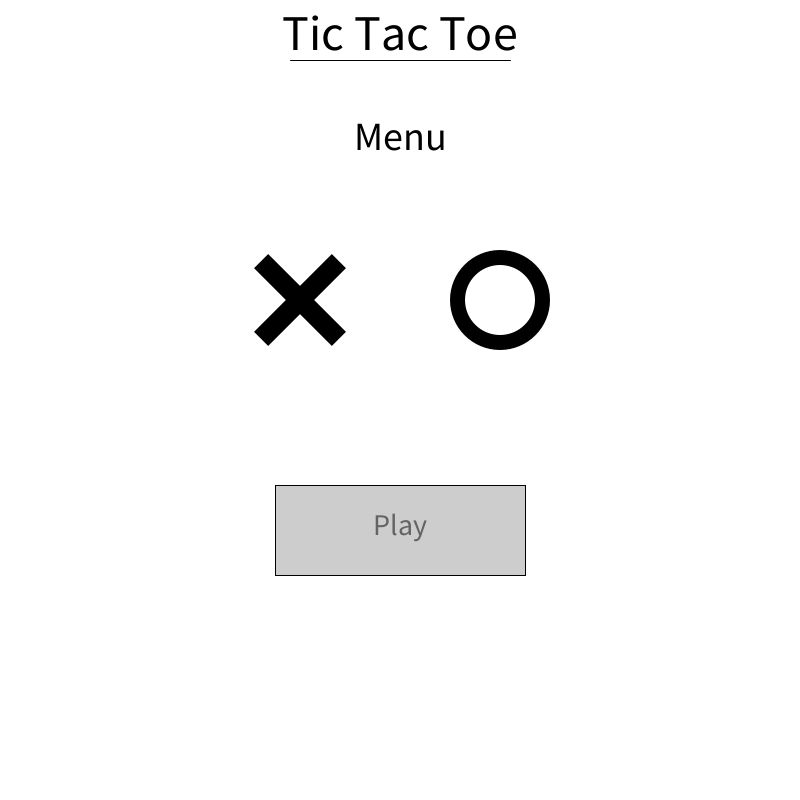
Frame 1 (no input)
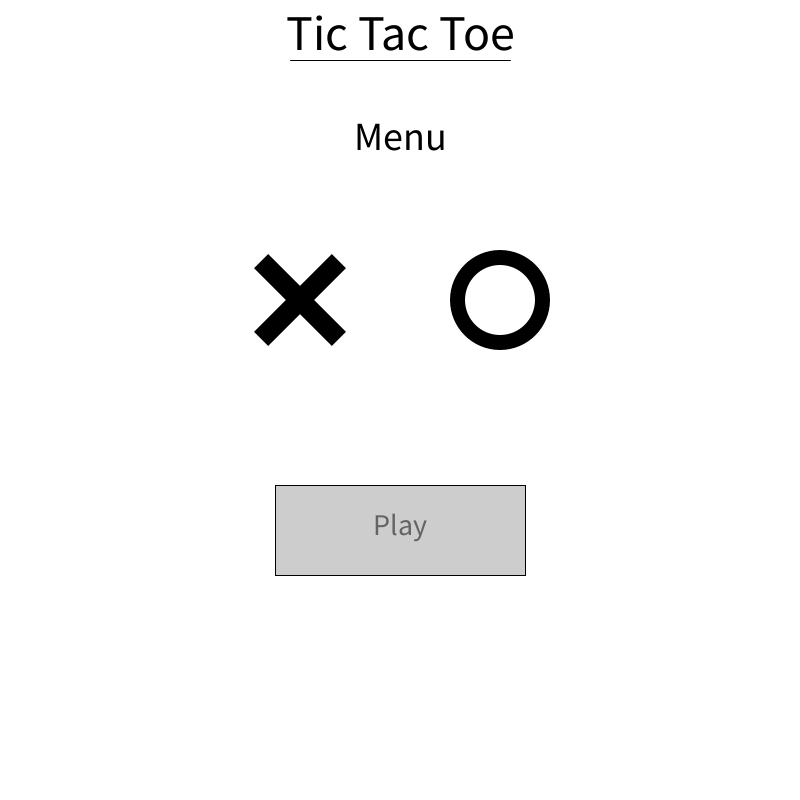
Frame 60 (the mouse pressed at the canvas centre just before this capture)
Frame 120 (the mouse held since frame 60 and released just before this capture): identical to frame 60, image omitted

The Processing sketch that drew these frames (run headless with seeded random() and noise(); from frame 60 on, the mouse is pressed at the canvas centre):

// Processing sketch: game_tic_tac_toe
// ── game_tic_tac_toe.pde
//Game Lines
float[] xl;
float[] yl;

//Game Space Positions
float[] xc;
float[] yc;

//available Spaces: 0=empty,1=cross,2=circle
float[] available;

//Button Array, for placements
ArrayList<button> But;

//Menu Start Button
Sbutton Start;

//PLAY AGAIN BUTTON
Sbutton Again;



// Which turn
int turn;

// Who wins
int win;
boolean someoneWon;
boolean gameIsTied;

// Radius
float R;

// Scores of players
int score1, score2;

int k;
int j;

// Text Locations
int player1Text, player2Text;


// Board Data




void setup() {
  size(800, 800);

  // Initialize:
  turn = 0;
  win = 0;
  R = 30;
  score1 = 0;
  score2 = 0;

  someoneWon = false;
  gameIsTied = false;



  available = new float[9];

  xl = new float[4];
  yl = new float[4];

  xc = new float[3];
  yc = new float[3];

  // Initialize buttons
  But = new ArrayList<button>();

  // Initialize buttons
  Start = new Sbutton(width/2, (height/2)+130, 250, 90, "Play", 30, 6, 5);
  Again = new Sbutton(width/2, (height/2)+130, 250, 90, "Play Again", 30, 50, 10);

  //SETUP LINES
  for (int i = 0; i<4; i++) {
    xl[i] = i*(width)/(4) + width/8;
    yl[i] = i*(width)/(4) + width/8;
  }
  //SETUP SPACE POSITIONS
  for (int i = 0; i<3; i++) {
    xc[i] = (width/8)*(2*i+2);
    yc[i] = (width/8)*(2*i+2);
  }
  // SETUP available
  for (int i = 0; i<9; i++) available[i]= 0; // Initially, all cells are empty

  // SETUP BUTTON
  for (int k = 0; k < 3; k++) {
    for (int j = 0; j<3; j++) {
      But.add(new button(xc[k], yc[j], 40)); // add buttons for playability
    }
  }
}

void draw() {
  background(255);

  //MENU (TURN = 0)
  if (turn == 0) displayMenu();

  // GAME ( TURN 1 OR 2)
  if (turn != 0) {

    displayBoard(); // Displayer Board of Game
    displayScore(); // Displays scoreboard, players, and turns
    displayCrossesAndCircles(); // displays Xs and Os once played.
    checkButtonPresses(); // Checks if someone presses a button, activates cell, changes turn
    
    
    // If someone has no won yet, did someone win?
    if (win == 0) {
      if (checkIfWin(1)) {
        win = 1; // Player 1 won
        score1++;
        someoneWon = true;
      }
      if (checkIfWin(2)) {
        win = 2; // Player 2 won
        score2++;
        someoneWon = true;
      }
    }

    // When a player has won, display who wins, winning line:
    if (someoneWon) {
      // Display text above
      displayWinner(win);

      // Display Winning Line depending on who wins (3 in a row)
      if (win == 1) displayWinningLine(1);
      if (win == 2) displayWinningLine(2);
    }


    if (checkIfTied()) {
      gameIsTied = true;
      displayTie();
    }

    // If Game has ended, Ask to play again:
    if (someoneWon || gameIsTied) {
      playAgain();
    }
  }
}



// Displays initial menu
void displayMenu() {
  fill(0);

  // Tic Tac Toe
  stroke(2);
  textAlign(CENTER);
  textSize(50);
  text("Tic Tac Toe", width/2, 50);

  // Underline
  stroke(1);
  line(width/2-110, 60, width/2+110, 60);

  // Menu
  stroke(2);
  textAlign(CENTER);
  textSize(40);
  text("Menu", width/2, 150);

  // Button
  Start.display();
  if (Start.pressed()) turn = 1; // Start game if pressed

  //XO MENU
  // Display X
  int Xlength = 110; // length of one of the X lines
  int Xwidth = 20; // width of one of the x lines
  fill(0);
  noStroke();
  pushMatrix();
  translate(width*3/8, height*3/8);
  //ellipse(0, 0, 20, 20);
  rectMode(CENTER);
  rotate(45*PI/180);
  rect(0, 0, Xwidth, Xlength);
  rotate(90*PI/180);
  rect(0, 0, Xwidth, Xlength);
  popMatrix();

  // Display O
  int outerCircleRadius = 100;
  int circleWidth = 30;
  int innerCircleRadius = outerCircleRadius - circleWidth;
  fill(0);
  noStroke();
  pushMatrix();
  translate(width*5/8, height*3/8);
  ellipse(0, 0, outerCircleRadius, outerCircleRadius);
  fill(255);
  ellipse(0, 0, innerCircleRadius, innerCircleRadius);
  popMatrix();
}

// Display Score, Player, Player Turns
void displayScore() {
  int playerHeight = height-75;
  int scoreHeight = height - 50;
  int scoreDistance = 100;
  int mid = width/2;

  //Player Text
  textSize(20);
  fill(0, 100);
  text("Player One", 100, playerHeight);
  text("Player Two", width-100, playerHeight);

  // Player turn (slightly darker) (w == 0 since nobody has won)
  if (turn == 1 && win == 0) {
    textSize(20);
    fill(0);
    text("Player One", 100, playerHeight);
  }
  if (turn == 2 && win == 0) {
    textSize(20);
    fill(0);
    text("Player Two", width-100, playerHeight);
  }

  // Score Text with Scores
  fill(0);
  textSize(30);
  text("Score: ", mid, scoreHeight);
  text(score1, mid - scoreDistance, scoreHeight);
  text(score2, mid + scoreDistance, scoreHeight);
}


void displayWinner(int p) {
  int textHeight = 50;
  int lineHeight = 60;
  int lineStart = width/2 - 140;
  int lineEnd = width/2 + 140;

  textSize(30);

  if (p == 1) {
    fill(255, 0, 0);
    text("PLAYER ONE WINS", width/2, textHeight);
    stroke(0);
    fill(0);
    line(lineStart, lineHeight, lineEnd, lineHeight);
  } else if (p == 2) {
    fill(255, 0, 0);
    text("PLAYER TWO WINS", width/2, textHeight);
    stroke(0);
    fill(0);
    line(lineStart, lineHeight, lineEnd, lineHeight);
  }
}


void displayTie() {
  int textHeight = 50;
  int lineHeight = 60;
  int lineStart = width/2 - 70;
  int lineEnd = width/2 + 70;
  
  fill(255, 0, 0);
  textSize(30);
  text("IT'S A TIE!", width/2, textHeight);
  stroke(0);
  fill(0);
  line(lineStart, lineHeight, lineEnd, lineHeight);
}

// Displays Board of the game
void displayBoard() {
  //SETUP & LINES
  pushMatrix();
  translate(0, 0);
  popMatrix();
  //ORRIZONTAL LINES
  fill(0);
  stroke(0);
  line(xl[0], yl[1], xl[3], yl[1]);
  line(xl[0], yl[2], xl[3], yl[2]);
  //VERTICAL LINES
  line(xl[1], yl[0], xl[1], yl[3]);
  line(xl[2], yl[0], xl[2], yl[3]);
}

void playAgain() {
  Again.display();
  if (Again.pressed()) {
    win = 0;
    someoneWon = false;
    gameIsTied = false;

    for (int i = 0; i < 9; i++) {
      available[i]= 0;
    }
  }
}


// Display Cross at location i
void displayCross(int i) {
  if (i<3) k = 0;
  if (i>2 && i<6) k = 1;
  if (i>5 && i<9) k = 2;
  if (i+1==1||i+1==4||i+1==7) j = 0;
  if (i+1==2||i+1==5||i+1==8) j = 1;
  if (i+1==3||i+1==6||i+1==9) j = 2;

  fill(0);
  noStroke();
  pushMatrix();
  translate(xc[k], yc[j]);
  ellipse(0, 0, 20, 20);
  rectMode(CENTER);
  rotate(45*PI/180);
  rect(0, 0, 15, 90);
  rotate(90*PI/180);
  rect(0, 0, 15, 90);
  popMatrix();
}

// Display Circle at location i
void displayCircle(int i) {
  if (i<3) k = 0;
  if (i>2 && i<6) k = 1;
  if (i>5 && i<9) k = 2;
  if (i+1==1||i+1==4||i+1==7) j = 0;
  if (i+1==2||i+1==5||i+1==8) j = 1;
  if (i+1==3||i+1==6||i+1==9) j = 2;

  fill(0);
  noStroke();
  pushMatrix();
  translate(xc[k], yc[j]);
  ellipse(0, 0, 80, 80);
  fill(255);
  ellipse(0, 0, 60, 60);
  popMatrix();
}


void displayCrossesAndCircles() {
  // AVALABILITY (0) // SET CROSS (1) OR CIRCLE (2)
  for (int i = 0; i < 9; i++) {
    // if cross (1) in location i , display cross
    if (available[i] == 1) displayCross(i);

    // if circle (2) in location i, display circle
    if (available[i] == 2) displayCircle(i);
  }
}



void checkButtonPresses() {
  // PRESS BUTTON TURNS
  for (int i = 0; i < 9; i++) {
    But.get(i).display();
    if (But.get(i).pressed() && available[i] == 0 && turn == 1 && win == 0) {
      available[i] = 1;
      turn = 2;
    }
    if (But.get(i).pressed() && available[i] == 0 && turn == 2 && win == 0) {
      available[i] = 2;
      turn = 1;
    }
  }
}



// Check if player p has 3 in a row
boolean checkIfWin(int p) {
  // 8 possible combinations to check
  if ((available[0]==p && available[1]==p && available[2]==p) ||
    (available[3]==p && available[4]==p && available[5]==p) ||
    (available[6]==p && available[7]==p && available[8]==p) ||
    (available[0]==p && available[3]==p && available[6]==p) ||
    (available[1]==p && available[4]==p && available[7]==p) ||
    (available[2]==p && available[5]==p && available[8]==p) ||
    (available[0]==p && available[4]==p && available[8]==p) ||
    (available[6]==p && available[4]==p && available[2]==p)) {
    return true;
  }
  return false;
}

// Check if the game is tied
boolean checkIfTied() {
  if ((available[0] != 0) && (available[1] != 0) &&
    (available[2] != 0) && (available[3] != 0) &&
    (available[4] != 0) && (available[5] != 0) &&
    (available[6] != 0) && (available[7] != 0) &&
    (available[8] != 0) && !someoneWon) {
    return true;
  }
  return false;
}


// Display Winning Line, for player (p)
void displayWinningLine(int p) {

  //3 in a row Line
  rectMode(CENTER);
  fill(0, 100);
  noStroke();

  //ORIZONTAL LINE
  if ((available[0]==p) && (available[3]==p) && (available[6]==p)) {
    rect(xc[1], yc[0], xl[3]-xl[0], R);
  }
  if (available[1]==p && available[4]==p && available[7]==p) {
    rect(xc[1], yc[1], xl[3]-xl[0], R);
  }
  if (available[2]==p && available[5]==p && available[8]==p) {
    rect(xc[1], yc[2], xl[3]-xl[0], R);
  }


  //VERTICAL LINE
  if ((available[0]==p) && (available[1]==p) && (available[2]==p)) {
    rect(xc[0], yc[1], R, yl[3]-yl[0]);
  }
  if (available[3]==p && available[4]==p && available[5]==p) {
    rect(xc[1], yc[1], R, yl[3]-yl[0]);
  }
  if (available[6]==p && available[7]==p && available[8]==p) {
    rect(xc[2], yc[1], R, yl[3]-yl[0]);
  }

  //DIAGONAL LINE
  if (available[0]==p && available[4]==p && available[8]==p) {
    pushMatrix();
    translate(xc[1], yc[1]);
    rotate(-45*PI/180);
    rect(0, 0, R, (yl[3]-yl[0])* sqrt(2)-20);
    popMatrix();
  }
  if (available[2]==p && available[4]==p && available[6]==p) {
    pushMatrix();
    translate(xc[1], yc[1]);
    rotate(45*PI/180);
    rect(0, 0, R, (yl[3]-yl[0])* sqrt(2)-20);
    popMatrix();
  }
}

// ── Sbutton.pde
class Sbutton{
   float BX;
   float BY;
   float Br1;
   float Br2;
   float opac1 = 50;
   float opac2 = opac1+50;
   color Bcol = color(220);
   color Bcolreal;
   String Str;
   float Size;
   float DistX;
   float DistY;
   
   Sbutton(float tempBX, float tempBY, float tempBr1, float tempBr2, String tempStr, float tempSize, float tempDistX, float tempDistY) {    
      BX = tempBX;
      BY = tempBY;
      Br1 = tempBr1;
      Br2 = tempBr2;
      Str = tempStr;
      Size = tempSize;
      DistX = tempDistX;
      DistY = tempDistY;
   }
   
   boolean pressed(){
      if (mousePressed && mouseX <BX+Br1/2 && mouseX>BX-Br1/2 && mouseY<BY+Br2/2 && mouseY>BY-Br2/2)
         return true; 
      
      return false;
    }
    
   void display(){
      Bcolreal = color(Bcol,opac1);
      
      if (pressed()) Bcolreal = color(Bcol,opac2);
      
      //noStroke();
      stroke(0);
      rectMode(CENTER);
      fill(Bcolreal);
      rect(BX,BY,Br1,Br2);
      noFill();
      fill(0,opac2+30);
      textSize(Size);
      textAlign(CENTER);
      text(Str,BX,BY+DistY);
      noFill();   
   }
   
}

// ── button.pde
class button{
  float BX;
  float BY;
  float Br;
  float opac1 = 50;
  float opac2 = opac1+50;
  color Bcol = color(220);
  color Bcolreal;

  button(float tempBX, float tempBY, float tempBr) {    
     BX = tempBX;
     BY = tempBY;
     Br = tempBr;
  }

  boolean pressed(){
     float dx = dist(BX,BY,mouseX,mouseY);
     if (mousePressed && dx<Br) return true; 
     return false;
  }
   
  void display(){
     Bcolreal = color(Bcol,opac1);
     if (pressed()) Bcolreal = color(Bcol,opac2);
     noStroke();
     fill(Bcolreal);
     ellipse(BX,BY,Br*2,Br*2);
     noFill();
   }
   
}
